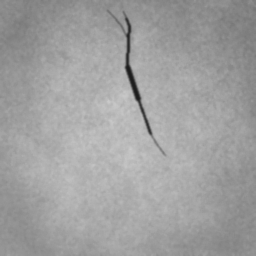
#> input picture industrial_defect_dataset/test/crack/crack_00154.png, 256 x 256 px
$ python -i prepare_combined_dataset.py   (imports and definitions only)
#> lines starting #> are read from the running program, lines starting #| are printed output that depends on the picture; after the words box and inside, x2 and y2 are one past the last pixel; in counts of white or black regions, pixels touching at a corner belong together
#> further down, picture is the input picture: shape (256, 256, 3); min 28, max 203, mean 159.7
"""Genera el dataset de detección YOLO combinado (Sintético + SteelDefectX + NEU-DET).

Combina:
1. 15.000 imágenes sintéticas (Tatheer Abbas, CC BY 4.0) con cajas derivadas de metadata.csv + OpenCV.
2. 480 imágenes reales de defectos industriales de SteelDefectX (Zhao et al., 2024).
3. ~1.770 imágenes reales de NEU-DET (Song & Yan, 2013, Northeastern University) con cajas
   reales anotadas en formato Pascal VOC (XML), para maximizar la generalización frente a
   texturas, grano, reflejos y ruido real.

Estructura de salida:
    yolo_dataset/{train,val,test}/images/<archivo>
    yolo_dataset/{train,val,test}/labels/<archivo>.txt
    yolo_dataset/defects.yaml
"""

from __future__ import annotations

import ast
import json
import os
import shutil
import xml.etree.ElementTree as ET
from pathlib import Path

import cv2
import numpy as np
import pandas as pd
from PIL import Image

ROOT = Path(__file__).resolve().parent.parent
SYNTH_DIR = ROOT / "industrial_defect_dataset"
STEEL_DIR = ROOT / "external_datasets" / "steel_defect_x"
STEEL_IMG_DIR = STEEL_DIR / "images"
STEEL_META = STEEL_DIR / "selected_metadata.json"
NEU_IMG_DIR = ROOT / "external_datasets" / "neu_det" / "images"
NEU_ANN_DIR = ROOT / "external_datasets" / "neu_det" / "annotations"
OUT_DIR = ROOT / "yolo_dataset"

DETECT_CLASSES = ["crack", "hole", "rust", "scratch"]
CLASS_ID = {name: i for i, name in enumerate(DETECT_CLASSES)}
IMG_SIZE = 256

STEEL_CLASS_MAP = {
  "Crazing": "crack", "Crease": "crack", "Waist folding": "crack",
  "Bright scratch": "scratch", "Dark scratches": "scratch", "Finishing roll printing": "scratch",
  "Secondary rust skin": "rust", "White rust": "rust", "Pitted surface": "rust",
  "Rolled in scale": "rust", "Red iron sheet": "rust",
  "Oxide scale of plate system": "rust", "Oxide scale of temperature system": "rust",
  "Punching": "hole", "Inclusion": "hole", "Slag inclusion": "hole",
  "Patches": "hole", "Crescent gap": "hole", "Rolled pit": "hole",
}

# Mapeo de las 6 clases de NEU-DET (nombres en los XML VOC) a las 4 del proyecto.
NEU_CLASS_MAP = {
  "crazing": "crack",
  "scratches": "scratch",
  "rolled-in_scale": "rust",
  "pitted_surface": "rust",
  "patches": "hole",
  "inclusion": "hole",
}


# [47 lines left out: functions segment_defects, boxes_for_synthetic_image, not called in this run]


def _same_box(a, b, tol=2.0) -> bool:
  return all(abs(x - y) <= tol for x, y in zip(a, b))


def to_yolo(box, w_img=IMG_SIZE, h_img=IMG_SIZE):
  x, y, w, h = box
  return ((x + w / 2) / w_img, (y + h / 2) / h_img, w / w_img, h / h_img)


def extract_real_boxes(img_bgr: np.ndarray) -> list[tuple[float, float, float, float]]:
  h, w = img_bgr.shape[:2]
#> h = 256; w = 256
  gray = cv2.cvtColor(img_bgr, cv2.COLOR_BGR2GRAY)

  blur = cv2.GaussianBlur(gray, (5, 5), 0)
  med = cv2.medianBlur(blur, 21)
  diff = cv2.absdiff(blur, med)
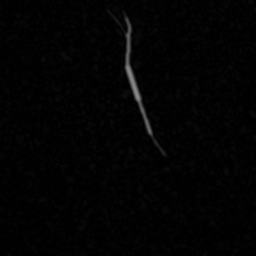
#> diff: shape (256, 256); min 0, max 138, mean 3

  _, thresh = cv2.threshold(diff, 0, 255, cv2.THRESH_BINARY + cv2.THRESH_OTSU)
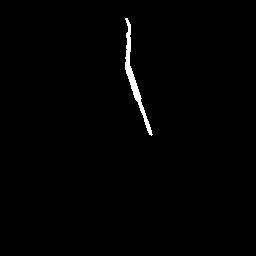
#> thresh: shape (256, 256); 0.87% white; 1 white region, box (x1, y1, x2, y2) and area: (125, 18, 153, 136) 570
  thresh = cv2.morphologyEx(thresh, cv2.MORPH_CLOSE, np.ones((5, 5), np.uint8))
#> thresh: shape (256, 256); 0.88% white; 1 white region

  contours, _ = cv2.findContours(thresh, cv2.RETR_EXTERNAL, cv2.CHAIN_APPROX_SIMPLE)
#> contours = 1 contour; box (x1, y1, x2, y2) and area: (125, 18, 153, 136) 460
  valid_contours = [c for c in contours if cv2.contourArea(c) >= 30]
#> valid_contours has the same summary as contours

  boxes = []
  for c in valid_contours:
    x, y, bw, bh = cv2.boundingRect(c)
    if bw >= w * 0.95 and bh >= h * 0.95:
      continue
    pad = 4
    x = max(0, x - pad)
    y = max(0, y - pad)
    bw = min(w - x, bw + 2 * pad)
    bh = min(h - y, bh + 2 * pad)
    boxes.append((float(x), float(y), float(bw), float(bh)))
#> this loop made 1 pass
#> (x, y, bw, bh, pad) on pass 1: (121, 14, 36, 126, 4)
#> after the loop, boxes = [(121, 14, 36, 126)]

  if not boxes:
    side_w, side_h = w * 0.5, h * 0.5
    boxes.append(((w - side_w) / 2, (h - side_h) / 2, side_w, side_h))

  return boxes[:4]


# [183 lines left out: functions parse_voc_xml, link_or_copy, main, not called in this run]


# [2 lines not run here, left out]

>>> import cv2
>>> picture = cv2.imread('../industrial_defect_dataset/test/crack/crack_00154.png')
>>> result = extract_real_boxes(picture)
#> result = [(121, 14, 36, 126)]
